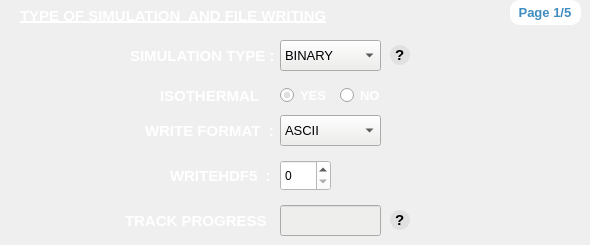
      <widget class="QWidget" name="page">
       <property name="styleSheet">
        <string notr="true">#page{
background-color: rgb(64, 140, 191);
}
</string>
       </property>
       <widget class="QRadioButton" name="thermalYGP">
        <property name="geometry">
         <rect>
          <x>280</x>
          <y>85</y>
          <width>50</width>
          <height>21</height>
         </rect>
        </property>
        <property name="font">
         <font>
          <family>Ubuntu</family>
          <pointsize>10</pointsize>
          <weight>75</weight>
          <italic>false</italic>
          <bold>true</bold>
         </font>
        </property>
        <property name="styleSheet">
         <string notr="true">color: rgb(255, 255, 255);</string>
        </property>
        <property name="text">
         <string>YES</string>
        </property>
        <property name="checked">
         <bool>true</bool>
        </property>
       </widget>
       <widget class="QComboBox" name="simTypeGP">
        <property name="geometry">
         <rect>
          <x>280</x>
          <y>40</y>
          <width>101</width>
          <height>31</height>
         </rect>
        </property>
        <property name="font">
         <font>
          <family>Ubuntu</family>
          <pointsize>10</pointsize>
          <italic>false</italic>
         </font>
        </property>
        <property name="styleSheet">
         <string notr="true">
background-color: rgb(238, 238, 236);
</string>
        </property>
        <item>
         <property name="text">
          <string>BINARY</string>
         </property>
        </item>
        <item>
         <property name="text">
          <string>TERNARY</string>
         </property>
        </item>
        <item>
         <property name="text">
          <string>DILUTE</string>
         </property>
        </item>
       </widget>
       <widget class="QRadioButton" name="thermalNGP">
        <property name="geometry">
         <rect>
          <x>340</x>
          <y>85</y>
          <width>51</width>
          <height>21</height>
         </rect>
        </property>
        <property name="font">
         <font>
          <family>Ubuntu</family>
          <pointsize>10</pointsize>
          <weight>75</weight>
          <italic>false</italic>
          <bold>true</bold>
         </font>
        </property>
        <property name="styleSheet">
         <string notr="true">color: rgb(255, 255, 255);</string>
        </property>
        <property name="text">
         <string>NO</string>
        </property>
       </widget>
       <widget class="QComboBox" name="writeFormatGP">
        <property name="geometry">
         <rect>
          <x>280</x>
          <y>115</y>
          <width>101</width>
          <height>31</height>
         </rect>
        </property>
        <property name="font">
         <font>
          <family>Ubuntu</family>
          <pointsize>10</pointsize>
          <italic>false</italic>
         </font>
        </property>
        <property name="styleSheet">
         <string notr="true">
background-color: rgb(238, 238, 236);
</string>
        </property>
        <item>
         <property name="text">
          <string>ASCII</string>
         </property>
        </item>
        <item>
         <property name="text">
          <string>BINARY</string>
         </property>
        </item>
       </widget>
       <widget class="QLabel" name="label_41">
        <property name="geometry">
         <rect>
          <x>130</x>
          <y>40</y>
          <width>151</width>
          <height>31</height>
         </rect>
        </property>
        <property name="font">
         <font>
          <family>Ubuntu</family>
          <pointsize>11</pointsize>
          <weight>75</weight>
          <italic>false</italic>
          <bold>true</bold>
         </font>
        </property>
        <property name="styleSheet">
         <string notr="true">color: rgb(255, 255, 255);</string>
        </property>
        <property name="text">
         <string>SIMULATION TYPE :</string>
        </property>
       </widget>
       <widget class="QLabel" name="label_43">
        <property name="geometry">
         <rect>
          <x>160</x>
          <y>80</y>
          <width>111</width>
          <height>31</height>
         </rect>
        </property>
        <property name="font">
         <font>
          <family>Ubuntu</family>
          <pointsize>11</pointsize>
          <weight>75</weight>
          <italic>false</italic>
          <bold>true</bold>
         </font>
        </property>
        <property name="styleSheet">
         <string notr="true">color: rgb(255, 255, 255);</string>
        </property>
        <property name="text">
         <string>ISOTHERMAL   :</string>
        </property>
       </widget>
       <widget class="QLabel" name="label_44">
        <property name="geometry">
         <rect>
          <x>125</x>
          <y>205</y>
          <width>151</width>
          <height>31</height>
         </rect>
        </property>
        <property name="font">
         <font>
          <family>Ubuntu</family>
          <pointsize>11</pointsize>
          <weight>75</weight>
          <italic>false</italic>
          <bold>true</bold>
         </font>
        </property>
        <property name="styleSheet">
         <string notr="true">color: rgb(255, 255, 255);</string>
        </property>
        <property name="text">
         <string>TRACK PROGRESS  :</string>
        </property>
       </widget>
       <widget class="QLabel" name="label_42">
        <property name="geometry">
         <rect>
          <x>145</x>
          <y>115</y>
          <width>131</width>
          <height>31</height>
         </rect>
        </property>
        <property name="font">
         <font>
          <family>Ubuntu</family>
          <pointsize>11</pointsize>
          <weight>75</weight>
          <italic>false</italic>
          <bold>true</bold>
         </font>
        </property>
        <property name="styleSheet">
         <string notr="true">color: rgb(255, 255, 255);</string>
        </property>
        <property name="text">
         <string>WRITE FORMAT  :</string>
        </property>
       </widget>
       <widget class="QLineEdit" name="trackProgressGP">
        <property name="geometry">
         <rect>
          <x>280</x>
          <y>205</y>
          <width>101</width>
          <height>31</height>
         </rect>
        </property>
        <property name="styleSheet">
         <string notr="true">background-color: rgb(238, 238, 236);</string>
        </property>
       </widget>
       <widget class="QLabel" name="label_74">
        <property name="geometry">
         <rect>
          <x>20</x>
          <y>0</y>
          <width>431</width>
          <height>31</height>
         </rect>
        </property>
        <property name="font">
         <font>
          <family>Ubuntu</family>
          <pointsize>11</pointsize>
          <weight>75</weight>
          <italic>false</italic>
          <bold>true</bold>
          <underline>true</underline>
         </font>
        </property>
        <property name="styleSheet">
         <string notr="true">color: rgb(255, 255, 255);</string>
        </property>
        <property name="text">
         <string>TYPE OF SIMULATION  AND FILE WRITING</string>
        </property>
       </widget>
       <widget class="QLabel" name="label_80">
        <property name="geometry">
         <rect>
          <x>510</x>
          <y>0</y>
          <width>71</width>
          <height>25</height>
         </rect>
        </property>
        <property name="font">
         <font>
          <family>Ubuntu</family>
          <pointsize>10</pointsize>
          <weight>75</weight>
          <bold>true</bold>
         </font>
        </property>
        <property name="styleSheet">
         <string notr="true">background-color: rgb(255, 255, 255);
border : 2px solid white;
border-radius :10px;
color :rgb(64, 140, 191);</string>
        </property>
        <property name="text">
         <string> Page 1/5</string>
        </property>
       </widget>
       <widget class="QLabel" name="label_217">
        <property name="geometry">
         <rect>
          <x>390</x>
          <y>45</y>
          <width>20</width>
          <height>20</height>
         </rect>
        </property>
        <property name="font">
         <font>
          <family>Segoe UI Symbol</family>
          <pointsize>11</pointsize>
          <weight>75</weight>
          <italic>false</italic>
          <bold>true</bold>
         </font>
        </property>
        <property name="toolTip">
         <string>&lt;html&gt;&lt;head/&gt;&lt;body&gt;&lt;p&gt;The keys &amp;quot;BINARY&amp;quot;, &amp;quot;TERNARY&amp;quot;, &amp;quot;DILUTE&amp;quot; are special flags to the solver allowing for simpler routines in the update of the chemical potential or composition fi&lt;/p&gt;&lt;/body&gt;&lt;/html&gt;</string>
        </property>
        <property name="styleSheet">
         <string notr="true">background-color: rgb(225, 225, 225);
color:rgb(0, 0, 0);
border-radius : 10px; 
border : 1px solid rgb(225, 225, 225);</string>
        </property>
        <property name="text">
         <string>?</string>
        </property>
       </widget>
       <widget class="QLabel" name="label_218">
        <property name="geometry">
         <rect>
          <x>390</x>
          <y>210</y>
          <width>20</width>
          <height>20</height>
         </rect>
        </property>
        <property name="font">
         <font>
          <family>Segoe UI Symbol</family>
          <pointsize>11</pointsize>
          <weight>75</weight>
          <italic>false</italic>
          <bold>true</bold>
         </font>
        </property>
        <property name="toolTip">
         <string>&lt;html&gt;&lt;head/&gt;&lt;body&gt;&lt;p&gt;TRACK PROGRESS is a key that will inform the solver about the frequency with which the progress of the simulation will be written to stdout.&lt;/p&gt;&lt;/body&gt;&lt;/html&gt;</string>
        </property>
        <property name="styleSheet">
         <string notr="true">background-color: rgb(225, 225, 225);
color:rgb(0, 0, 0);
border-radius : 10px; 
border : 1px solid rgb(225, 225, 225);</string>
        </property>
        <property name="text">
         <string>?</string>
        </property>
       </widget>
       <widget class="QLabel" name="label_142">
        <property name="geometry">
         <rect>
          <x>170</x>
          <y>160</y>
          <width>111</width>
          <height>31</height>
         </rect>
        </property>
        <property name="font">
         <font>
          <family>Ubuntu</family>
          <pointsize>11</pointsize>
          <weight>75</weight>
          <italic>false</italic>
          <bold>true</bold>
         </font>
        </property>
        <property name="styleSheet">
         <string notr="true">color : white;</string>
        </property>
        <property name="text">
         <string>WRITEHDF5  :</string>
        </property>
       </widget>
       <widget class="QSpinBox" name="writehdfGP">
        <property name="geometry">
         <rect>
          <x>280</x>
          <y>160</y>
          <width>51</width>
          <height>31</height>
         </rect>
        </property>
        <property name="styleSheet">
         <string notr="true">background-color: rgb(255, 255, 255);</string>
        </property>
        <property name="maximum">
         <number>1</number>
        </property>
       </widget>
      </widget>
